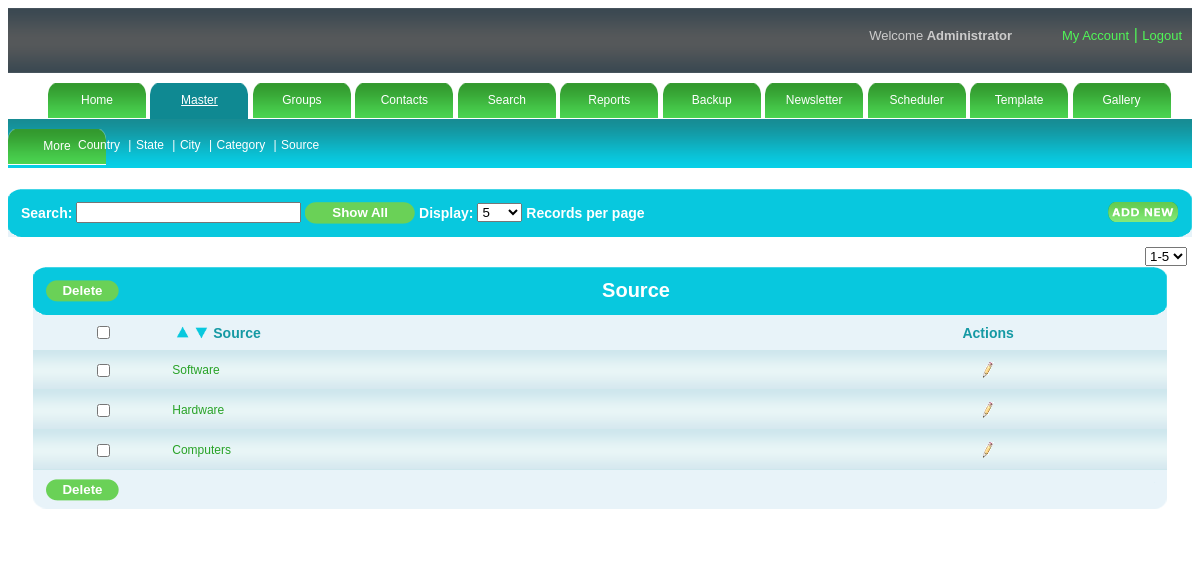
Page /admin/source.php (signed in) on the committed database.
### tables this page shows
CREATE TABLE IF NOT EXISTS `setting` (
  `rpp` varchar(100) NOT NULL,
  `eid` varchar(100) NOT NULL,
  `mask` varchar(500) NOT NULL
);

CREATE TABLE IF NOT EXISTS `source_mst` (
  `source_id` bigint(50) NOT NULL AUTO_INCREMENT,
  `source_name` varchar(255) NOT NULL,
  PRIMARY KEY (`source_id`)
);

### admin/rights.php (called while the page is built, shortened)
<?php
$s="select * from sysadmin where username='".$_SESSION['user']."'";
$rs=mysql_query($s);
$p=mysql_fetch_array($rs);
$subrights=explode(",",$p['subrights']);
?>

### admin/source.php (the view, shortened to what this page needs)
<!DOCTYPE html PUBLIC "-//W3C//DTD XHTML 1.0 Transitional//EN" "http://www.w3.org/TR/xhtml1/DTD/xhtml1-transitional.dtd">
<html xmlns="http://www.w3.org/1999/xhtml">
<head>
<link href="style.css" rel="stylesheet" media="screen" /><script type="text/javascript" src="validation.js"></script>
<link rel="stylesheet" type="text/css" href="mouseovertabs.css" />
<link href="dhtmlgoodies_calendar.css" rel="stylesheet" type="text/css" />
</head>
<body>
<?php include("header.php");?>
<?php include("menu.php");?>
<div id="submenu">
<?php
				for($i=0;$i<count($rights);$i++)
				{
					if($rights[$i]==2)
					{
						$flag=1;
					}
				}
				if($flag==1)
				{	?>
<div>
<ul >
    <li class="submenuitem"><a href="country.php">Country </a> |</li>
    <li class="submenuitem"><a href="state.php">State </a> |</li>
    <li class="submenuitem"><a href="city.php">City</a> |</li>
    <li class="submenuitem"><a href="category.php">Category </a> |</li>
    <li class="submenuitem"><a href="source.php">Source </a> </li>
</ul>
</div>
<?php $flag=0;
				}
?>
</div>
<div id="maincontent">
    <div id="searchbar">
    <table border="0" cellpadding="0" cellspacing="0" width="100%">
        <tr>
        <td colspan="5">
            <table width="100%" cellpadding="0" cellspacing="0" border="0">
            <tr>
                <th><img src="images/tableheadleft.png" /></th>
                <th class="thbackground12" width="100%">Search:
                <input type="text" size="25" id="txtsearch" name="txtsearch" value="" onKeyUp="javascript:tsearch()"  />
                <input type="button"  value="Show All" class="regbtn1" size="40" onclick="javascript:showall();" class="regbtn1"/>
                Display:
                    <select onchange="recperpage()" id="sel_limit">
                    <?php
						$sql="select * from setting";
						$res=mysql_query($sql);
						$row1=mysql_fetch_array($res);
						$a=$row1[0];
						$a=explode(",",$a);
						for($i=0;$i<count($a);$i++)
						{
						?>
                   <option value="<?php echo $a[$i];?>"><?php echo $a[$i];?></option>
        <?php } ?>
                    </select>
                    Records per page
                     <?php
		$flag=0;
		include("rights.php");
		for($i=0;$i<count($subrights);$i++)
		{
			if($subrights[$i]=="2.1")
			{
				$flag=1;
			}
		}
		if($flag==1)
		{
	?>
                <div class="floatright"><a onclick="javascript:addrecord();"><img src="images/addnew.png"  class="noborder"/></a></div>
   <?php } ?>
                </th>
                <th><img src="images/tableheadright.png" /></th>
            </tr>
            </table>
            </td>
        </tr>
       </table>
    </div>
    <div id="content">
	<?php include_once("pagingsource.php");?>
    </div>
<div id="blank"></div>
</body>
</html>

### admin/source_content.php (shortened to what this page needs)
<div id="table">
    	<table border="0" cellpadding="0" cellspacing="0" width="100%">
        <tr>
        <td colspan="5">
            <table width="100%" cellpadding="0" cellspacing="0" border="0">
            <tr>
                <th><img src="images/tableheadleft.png" /></th>
                <th class="thbackground"  align="left">
                <?php
				$flag=0;
				include("rights.php");
				for($i=0;$i<count($subrights);$i++)
				{
					if($subrights[$i]=="2.3")
					{
						$flag=1;
					}
				}
				if($flag==1)
				{?>
           <input type="button" onClick="javascript:mdelete(<?php echo $page-1; ?>,<?php echo $page_no_start; ?>,0,<?php echo $lastpage; ?>,<?php echo $last_page_rec; ?>,<?php echo $rec_limit; ?>);" value="Delete" class="regbtn" align="left"><?php } ?></th>
           <th class="thbackground" width="100%"> Source
                </th>
                <th><img src="images/tableheadright.png" /></th>
            </tr>
            </table>
            </td>
        </tr>
        <tr>
        <td class="tabletitle"><input type="checkbox" name="check" id="check"  onclick="checkall_none();"/></td>
            <td class="tabletitle">
            <table>
             		<tr>
              			<td><a onclick="desc(<?php echo $page-1; ?>,<?php echo $page_no_start; ?>,0,<?php echo $lastpage; ?>,<?php echo $last_page_rec; ?>,<?php echo $rec_limit; ?>)"><img src="images/up.png" height="15" width="15" title="Descending" /></a></td>
                        <td><a onclick="asc(<?php echo $page-1; ?>,<?php echo $page_no_start; ?>,0,<?php echo $lastpage; ?>,<?php echo $last_page_rec; ?>,<?php echo $rec_limit; ?>)"><img src="images/down.png" height="15" width="15" title="Ascending"/></a></td>
              			<td>Source</td>
              	</tr>
             	</table>
            </td>
            <td class="tabletitle">Actions</td>
        </tr>
            <?php
			if(isset($_GET['search']))
			{
				$search=$_GET['search'];
			}
			else
			{
				$search="";
			}
			if(isset($_GET['order']))
			{
				$sql ="select a.source_id,a.source_name from (select source_id,source_name from source_mst where source_name like '%".$search."%' limit $offset,$rec_limit) a order by source_name ".$_GET['order'] ;
			}
			else
			{
				$sql ="select * from source_mst where source_name like '%".$search."%'  limit $offset,$rec_limit";
			}
			$res = mysql_query($sql);
			while($row = mysql_fetch_object($res))
			{
			?>
			<tr>
        	<td class="tdbg"><input type="checkbox" name="C1_<?php echo $row->source_id;?>" id="C1_<?php echo $row->source_id;?>" /></td>
            <?php
			  	if(isset($_GET['op']))
				{
					if($_GET['op']=="update")
					{
						if($_GET['id']==$row->source_id)
						{
		       ?>
            <td class="tdbg1"><table><tr><td><input type="text"  class="txtedit" id="source_name" value="<?php echo stripslashes($row->source_name);?>"  onkeypress="javascript:source_edit_oe(<?php echo $_REQUEST['id']; ?>,<?php echo $page-1; ?>,<?php echo $page_no_start; ?>,0,<?php echo $lastpage; ?>,<?php echo $last_page_rec; ?>,<?php echo $rec_limit; ?>,event,'<?php if(isset($_GET['order'])){echo $_GET['order'];}else{ echo "0";} ?>');"/></td><td><div id="d_source_name"><?php if(isset($err1))
							{
								echo "<font color='red'>Duplicate Source...</font>";
							}
				?></div></td></tr></table></td>
                <td class="tdbg">
                <table align="center" cellpadding="5" cellspacing="5">
                <tr>
                	<td class="tdaction">
            <div align="center"><a onClick="javascript:source_edit(<?php echo $row->source_id;?>,<?php echo $page-1; ?>,<?php echo $page_no_start; ?>,0,<?php echo $lastpage; ?>,<?php echo $last_page_rec; ?>,<?php echo $rec_limit; ?>,'<?php if(isset($_GET['order'])){echo $_GET['order'];}else{ echo "0";} ?>')"><img src="images/success.gif" title="save"/></a></div>
            		</td>
               	</tr>
                </table>
                </td>
             <?php 			}
			  				else
							{?>
             <td class="tdbg1"><?php echo stripslashes($row->source_name);?></td>
                <td class="tdbg">
            	<table align="center" cellpadding="5" cellspacing="5">
                <tr>
                	<td class="tdaction">
                    <?php
				$flag=0;
				include("rights.php");
				for($i=0;$i<count($subrights);$i++)
				{
					if($subrights[$i]=="2.2")
					{
						$flag=1;
					}
				}
				if($flag==1)
				{?>
                   <div align="center"><a onClick="javascript:update(<?php echo $row->source_id;?>,<?php echo $page-1; ?>,<?php echo $page_no_start; ?>,0,<?php echo $lastpage; ?>,<?php echo $last_page_rec; ?>,<?php echo $rec_limit; ?>,'<?php if(isset($_GET['order'])){echo $_GET['order'];}else{ echo "0";} ?>')"><img src="images/edit-icon.png" title="Edit"/></a></div> <?php }?>
                   </td>
                </tr>
                </table>
                </td>
                <?php }
						}
						else
						{	?>
             <td class="tdbg1"><?php echo stripslashes($row->source_name);?></td>
                <td class="tdbg">
            	<table align="center" cellpadding="5" cellspacing="5">
                <tr>
                	<td class="tdaction">
              <?php
				$flag=0;
				include("rights.php");
				for($i=0;$i<count($subrights);$i++)
				{
					if($subrights[$i]=="2.2")
					{
						$flag=1;
					}
				}
				if($flag==1)
				{?>
                <div align="center"><a onClick="javascript:update(<?php echo $row->source_id;?>,<?php echo $page-1; ?>,<?php echo $page_no_start; ?>,0,<?php echo $lastpage; ?>,<?php echo $last_page_rec; ?>,<?php echo $rec_limit; ?>,'<?php if(isset($_GET['order'])){echo $_GET['order'];}else{ echo "0";} ?>')"><img src="images/edit-icon.png" title="Edit"/></a></div> <?php } ?>
                </td>  </tr>
                </table></td>
                <?php
							}
						}
			  			else
						{
						?>
             <td class="tdbg1">  <?php echo stripslashes($row->source_name);?></td>
                 <td class="tdbg">
                 <table align="center" cellpadding="5" cellspacing="5">
                <tr>
                	<td class="tdaction">
           <?php
				$flag=0;
				include("rights.php");
				for($i=0;$i<count($subrights);$i++)
				{
					if($subrights[$i]=="2.2")
					{
						$flag=1;
					}
				}
				if($flag==1)
				{?>
                <div align="center"><a onClick="javascript:update(<?php echo $row->source_id;?>,<?php echo $page-1; ?>,<?php echo $page_no_start; ?>,0,<?php echo $lastpage; ?>,<?php echo $last_page_rec; ?>,<?php echo $rec_limit; ?>,'<?php if(isset($_GET['order'])){echo $_GET['order'];}else{ echo "0";} ?>')"><img src="images/edit-icon.png" title="Edit"/></a></div>  <?php } ?> </td>  </tr>
                </table></td>
                 <?php } ?>
        </tr>
        <?php }?>
        <tr>
        <td colspan="3">
            <table width="100%" cellpadding="0" cellspacing="0" border="0">
            <tr>
                <th><img src="images/tablefootright.png" /></th>
                <th class="thbackground1" width="100%" align="left">
                        <?php
				$flag=0;
				include("rights.php");
				for($i=0;$i<count($subrights);$i++)
				{
					if($subrights[$i]=="2.3")
					{
						$flag=1;
					}
				}
				if($flag==1)
				{?>
                  <input type="button" onClick="javascript:mdelete(<?php echo $page-1; ?>,<?php echo $page_no_start; ?>,0,<?php echo $lastpage; ?>,<?php echo $last_page_rec; ?>,<?php echo $rec_limit; ?>);" value="Delete" class="regbtn"><?php } ?>
                </th>
                <th><img src="images/tablefootleft.png" /></th>
            </tr>
            </table>
        </td>
        </tr>
        </table>
    </div>
</div>

### admin/style.css (style rules this page uses)
body { font-family:Verdana, Arial, Helvetica, sans-serif; }
.regbtn { background:url(images/btn.png) no-repeat; border:none; color:#FFFFFF; width:73px; font-weight:bolder; height:22px; vertical-align:text-top; }
.regbtn1 { background:url(images/btn1.png) no-repeat; border:none; color:#FFFFFF; width:110px; font-weight:bolder; height:22px; }
#submenu ul { display:inline-block; padding-left:70px; }
.submenuitem { list-style-type:none; color:#FFFFFF; font-size:12px; display:inline-block; font:Verdana, Arial, Helvetica, sans-serif; }
.submenuitem a { text-decoration:none; color:#FFFFFF; margin-right:5px; }
.tdbg { background:url(images/tdbg.png); height:40px; border:none; color:#1499a4; font-size:12px; text-align:center; }
.tdbg1 { background:url(images/tdbg.png); height:40px; border:none; color:#28a227; font-size:12px; text-align:left; }
.tdaction a img { border:none; }
#submenu { background:url(images/submenu.png); width:auto; height:49px; }
#content { margin:auto; background-color:#FFFFFF; width:auto; padding-top:10px; }
#maincontent { z-index:99; margin:auto; background-color:#FFFFFF; width:auto; padding-top:20px; }
.thbackground { background:url(images/tablehead.png); border:none; color:#FFFFFF; font-size:20px; text-align:center; }
.thbackground12 { background:url(images/tablehead.png); border:none; color:#FFFFFF; font-size:14px; text-align:left; }
.thbackground1 { background-color:#e8f3f9; }
#table { padding-left:25px; padding-top:15px; padding-right:25px; }
.noborder { border:none; }
.tabletitle { color:#1499a4; font-size:14px; font-weight:bold; text-align:center; height:35px; background-color:#e8f3f9; }
#blank { height:30px; width:auto; background-color:#FFFFFF; }
.floatright { float:right; }

### rows in the picture
setting: rpp "5"
source_mst: source_name "Software"
source_mst: source_name "Hardware"
source_mst: source_name "Computers"

### other values in the picture
form field value "1-5"
